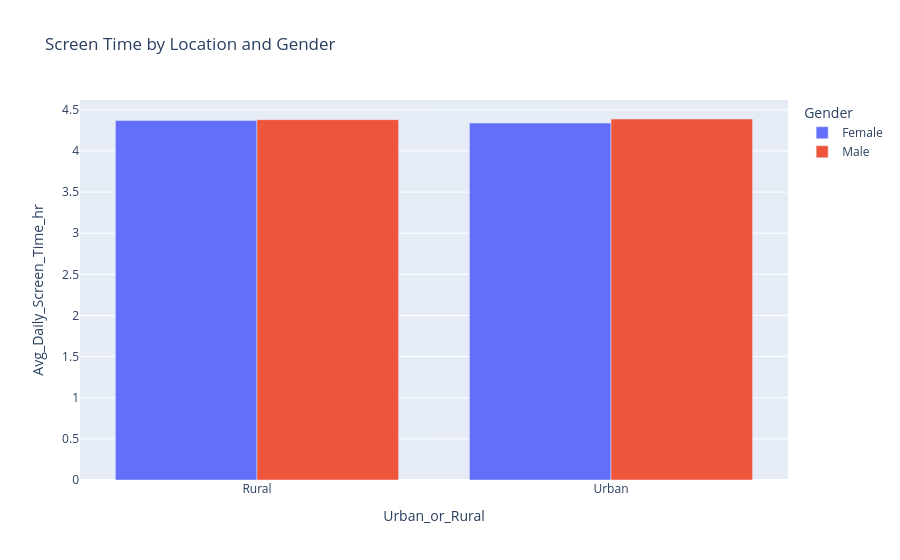

Notebook code cell kept with this figure:
### Markdown cell above
**Screen Time by Location & Gender**

### Code cell
grouped = df.groupby(["Urban_or_Rural","Gender"])["Avg_Daily_Screen_Time_hr"].mean().reset_index()

fig = px.bar(grouped,
             x="Urban_or_Rural",
             y="Avg_Daily_Screen_Time_hr",
             color="Gender",
             barmode="group",
             title="Screen Time by Location and Gender")

fig.show()

### Figure 1 — Plotly figure (JSON) as saved in the notebook; plotly's stock layout.template omitted (floating-point values rounded to 4 significant figures)
{"data": [{"alignmentgroup": "True", "hovertemplate": "Gender=Female<br>Urban_or_Rural=%{x}<br>Avg_Daily_Screen_Time_hr=%{y}<extra></extra>", "legendgroup": "Female", "marker": {"color": "#636efa", "pattern": {"shape": ""}}, "name": "Female", "offsetgroup": "Female", "orientation": "v", "showlegend": true, "textposition": "auto", "type": "bar", "x": ["Rural", "Urban"], "xaxis": "x", "y": [4.37, 4.339], "yaxis": "y"}, {"alignmentgroup": "True", "hovertemplate": "Gender=Male<br>Urban_or_Rural=%{x}<br>Avg_Daily_Screen_Time_hr=%{y}<extra></extra>", "legendgroup": "Male", "marker": {"color": "#EF553B", "pattern": {"shape": ""}}, "name": "Male", "offsetgroup": "Male", "orientation": "v", "showlegend": true, "textposition": "auto", "type": "bar", "x": ["Rural", "Urban"], "xaxis": "x", "y": [4.381, 4.388], "yaxis": "y"}], "layout": {"autosize": true, "barmode": "group", "legend": {"title": {"text": "Gender"}, "tracegroupgap": 0}, "title": {"text": "Screen Time by Location and Gender"}, "xaxis": {"anchor": "y", "autorange": true, "domain": [0, 1], "range": [-0.5, 1.5], "title": {"text": "Urban_or_Rural"}, "type": "category"}, "yaxis": {"anchor": "x", "autorange": true, "domain": [0, 1], "range": [0, 4.619], "title": {"text": "Avg_Daily_Screen_Time_hr"}, "type": "linear"}}}
